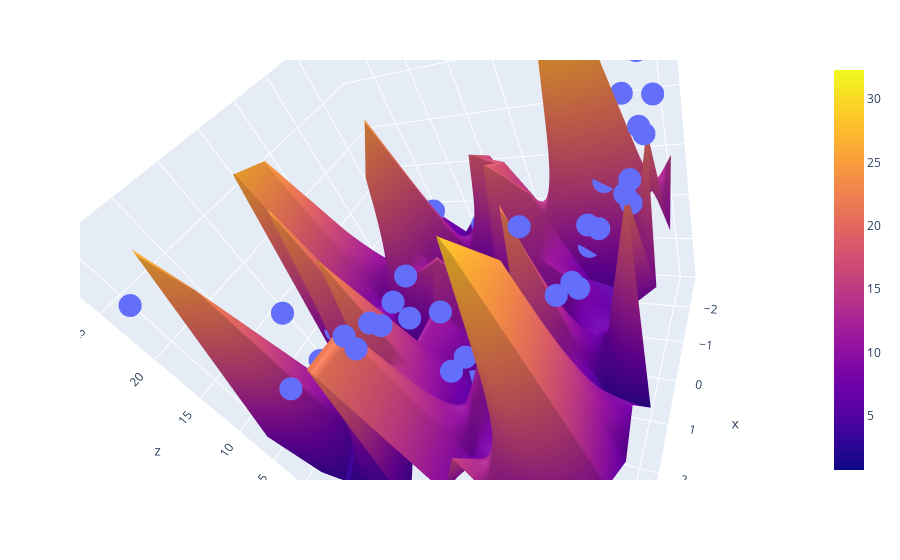

Notebook cell for this chart:
### Code cell
fig = px.scatter_3d(x=x.ravel(), y=y.ravel(), z=z.ravel())

fig.add_trace(go.Surface(x = x_input, y = y_input, z =z_final))

fig.update_layout(scene = dict(zaxis = dict(range=[0,30])))

fig.show()
